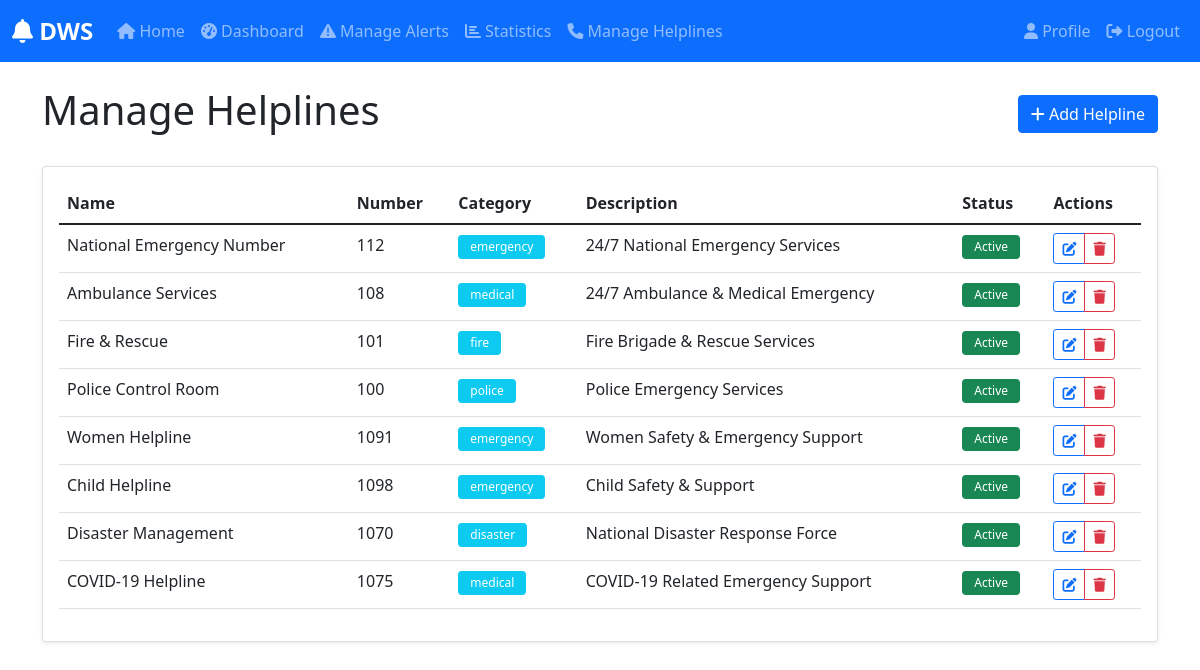
The app's page /admin/helplines (signed in) with its own data.
### app/models/helpline.py (models this page shows, shortened)
class Helpline(db.Model):
    id = db.Column(db.Integer, primary_key=True)
    name = db.Column(db.String(100), nullable=False)
    number = db.Column(db.String(20), nullable=False)
    description = db.Column(db.Text)
    category = db.Column(db.String(50), nullable=False)  # e.g., 'emergency', 'medical', 'fire', 'police'
    is_active = db.Column(db.Boolean, default=True)
    created_at = db.Column(db.DateTime, default=datetime.utcnow)
    updated_at = db.Column(db.DateTime, default=datetime.utcnow, onupdate=datetime.utcnow)

### app/routes/admin.py (the view)
@bp.route('/helplines')
@login_required
@admin_required
def helplines():
    helplines = Helpline.query.all()
    return render_template('admin/helplines.html', helplines=helplines)

### app/models/user.py (called while the page is built)
@login_manager.user_loader
def load_user(id):
    return User.query.get(int(id))

### app/routes/admin.py (called while the page is built)
def admin_required(f):
    @wraps(f)
    def decorated_function(*args, **kwargs):
        if not current_user.is_authenticated or not current_user.is_admin:
            flash('You do not have permission to access this page.', 'error')
            return redirect(url_for('main.index'))
        return f(*args, **kwargs)
    return decorated_function

### app/templates/admin/helplines.html (shortened to what this page needs)
{% extends "base.html" %}
{% block content %}
<div class="container mt-4">
    <div class="d-flex justify-content-between align-items-center mb-4">
        <h1>Manage Helplines</h1>
        <a href="{{ url_for('admin.create_helpline') }}" class="btn btn-primary">
            <i class="fas fa-plus"></i> Add Helpline
        </a>
    </div>
    <div class="card shadow-sm">
        <div class="card-body">
            <div class="table-responsive">
                <table class="table table-hover">
                    <thead>
                        <tr>
                            <th>Name</th>
                            <th>Number</th>
                            <th>Category</th>
                            <th>Description</th>
                            <th>Status</th>
                            <th>Actions</th>
                        </tr>
                    </thead>
                    <tbody>
                        {% for helpline in helplines %}
                        <tr>
                            <td>{{ helpline.name }}</td>
                            <td>{{ helpline.number }}</td>
                            <td><span class="badge bg-info">{{ helpline.category }}</span></td>
                            <td>{{ helpline.description }}</td>
                            <td>
                                {% if helpline.is_active %}
                                <span class="badge bg-success">Active</span>
                                {% else %}
                                <span class="badge bg-secondary">Inactive</span>
                                {% endif %}
                            </td>
                            <td>
                                <div class="btn-group" role="group">
                                    <a href="{{ url_for('admin.edit_helpline', helpline_id=helpline.id) }}"
                                       class="btn btn-sm btn-outline-primary">
                                        <i class="fas fa-edit"></i>
                                    </a>
                                    <button type="button"
                                            class="btn btn-sm btn-outline-danger"
                                            onclick="confirmDelete({{ helpline.id }})">
                                        <i class="fas fa-trash"></i>
                                    </button>
                                </div>
                            </td>
                        </tr>
                        {% else %}
                        <tr>
                            <td colspan="6" class="text-center">No helplines found.</td>
                        </tr>
                        {% endfor %}
                    </tbody>
                </table>
            </div>
        </div>
    </div>
</div>
{% endblock %}

### app/templates/base.html (style rules this page uses)
:root { --primary-color: #007bff; --primary-dark: #0056b3; --success-color: #28a745; --warning-color: #ffc107; --danger-color: #dc3545; --light-gray: #f8f9fa; }
.badge { padding: 0.5em 1em; font-weight: 500; }

### records on screen
Helpline: name "National Emergency Number", number "112", category "emergency", description "24/7 National Emergency Services", is_active "Active"
Helpline: name "Ambulance Services", number "108", category "medical", description "24/7 Ambulance & Medical Emergency", is_active "Active"
Helpline: name "Fire & Rescue", number "101", category "fire", description "Fire Brigade & Rescue Services", is_active "Active"
Helpline: name "Police Control Room", number "100", category "police", description "Police Emergency Services", is_active "Active"
Helpline: name "Women Helpline", number "1091", category "emergency", description "Women Safety & Emergency Support", is_active "Active"
Helpline: name "Child Helpline", number "1098", category "emergency", description "Child Safety & Support", is_active "Active"
Helpline: name "Disaster Management", number "1070", category "disaster", description "National Disaster Response Force", is_active "Active"
Helpline: name "COVID-19 Helpline", number "1075", category "medical", description "COVID-19 Related Emergency Support", is_active "Active"
